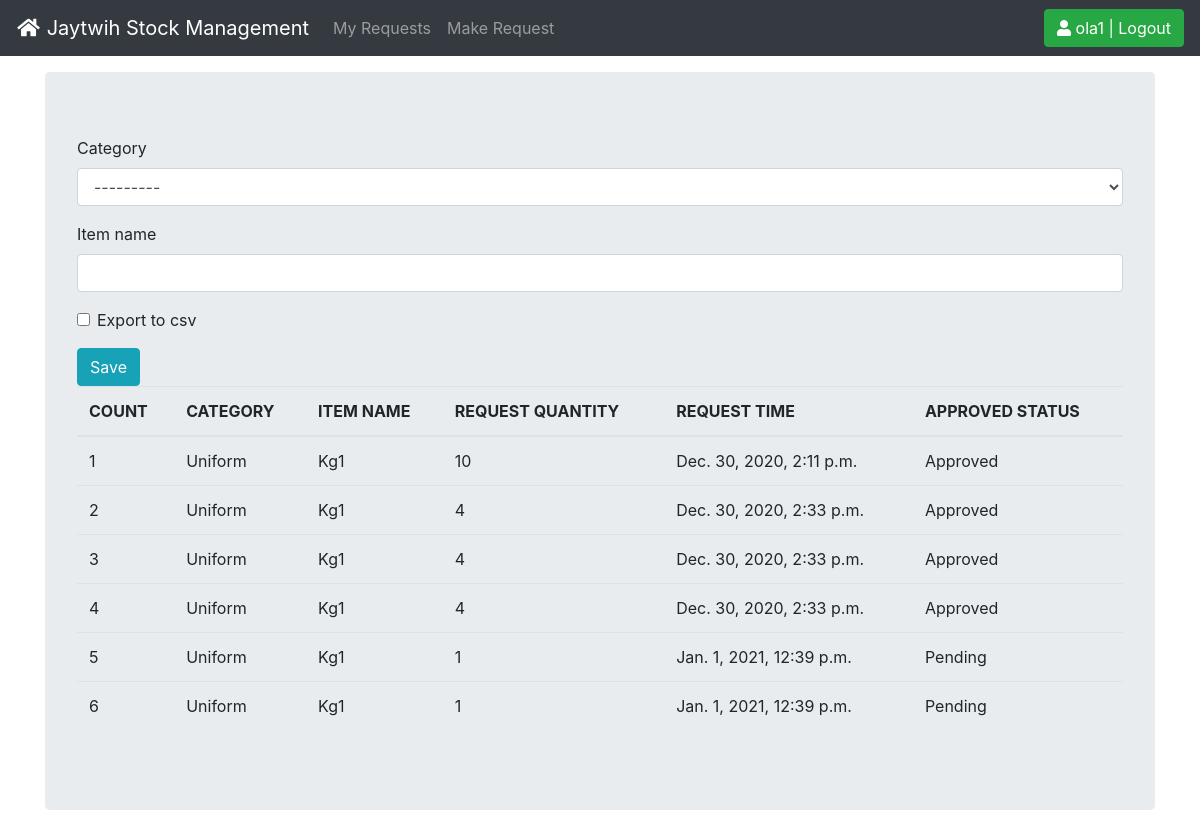
Page /stock_management/list_approval/ (signed in) on the committed database.
### accounts/models.py (models this page shows)
class User(AbstractUser):
    is_teacher = models.BooleanField(default=False)
    is_manager = models.BooleanField(default=False)
    first_name = models.CharField(max_length=100)
    last_name = models.CharField(max_length=100)

### stock_management/models.py (models this page shows)
class StockRequestHistory(models.Model):
	category = models.CharField(max_length=50, blank=True, null=True)
	item_name = models.CharField(max_length=50, blank=True, null=True)
	quantity = models.IntegerField(default='0', blank=True, null=True)
	receive_by = models.CharField(max_length=50, blank=True, null=True)
	request_quantity = models.IntegerField(default='0', blank=True, null=True)
	issue_by = models.CharField(max_length=50, blank=True, null=True)
	request_by = models.CharField(max_length=50, blank=True, null=True)
	phone_number = models.CharField(max_length=50, blank=True, null=True)
	created_by = models.CharField(max_length=50, blank=True, null=True)
	reorder_level = models.IntegerField(default='0', blank=True, null=True)
	last_updated = models.DateTimeField(auto_now_add=False, auto_now=False, null=True)
	timestamp = models.DateTimeField(auto_now_add=False, auto_now=False, null=True)
	approval = models.CharField(max_length=10, blank=False, null=False)

### stock_management/views.py (the view, shortened to what this page needs)
# urls.py: path('list_approval/', views.list_approval, name='list_approval'),
@login_required
def list_approval(request):
    title = 'List of Items'
    form = StockSearchForm(request.POST or None)
    user = request.user
    queryset = StockRequestHistory.objects.filter(request_by=user)
    context = {
        "form": form,
        "title": title,
        "queryset": queryset,
    }
    return render(request, "my_list.html", context)

### stock_management/forms.py
class StockSearchForm(forms.ModelForm):
    export_to_CSV = forms.BooleanField(required=False)
    class Meta:
        model = Stock
        fields = ['category', 'item_name']

### stock_management/models.py (called while the page is built)
	def __str__(self):
		return self.name

### templates/my_list.html (shortened to what this page needs)
{% extends 'base.html' %}
{% load crispy_forms_tags %}
{% block content %}
<form method='POST' action=''>{% csrf_token %}
		{{form|crispy}}
    <input class="btn btn-info" type="submit" value="Save" />
    </form>
<div class="display_table">
 	<table class='table'>
		<thead>
          <tr>
            <th>COUNT</th>
            <th>CATEGORY</th>
            <th>ITEM NAME</th>
            <th>REQUEST QUANTITY</th>
            <th>REQUEST TIME</th>
            <th>APPROVED STATUS</th>
          </tr>
        </thead>
      {% for instance in queryset %}
          <tr>
            <td>{{forloop.counter}}</td>
            <td>{{instance.category}}</td>
            <td>{{instance.item_name}}</a></td>
            <td>{{instance.request_quantity}}</a></td>
            <td>{{instance.last_updated}}</td>
            <td>{{instance.approval}}</td>
          </tr>
      {% endfor %}
    </table>
</div>
{% endblock %}

### templates/base.html (shortened to what this page needs)
{% load static %}
<!doctype html>
<html lang="en">
  <head>
<link href="{% static 'css/bootstrap.min.css' %}" rel="stylesheet">
<link href="{% static 'css/navbar-top-fixed.css' %}" rel="stylesheet">
<link rel="stylesheet" href="https://cdnjs.cloudflare.com/ajax/libs/font-awesome/5.14.0/css/all.min.css">
  </head>
  <body>
    <nav class="navbar navbar-expand-md navbar-dark fixed-top bg-dark">
  <a class="navbar-brand" href="/"><i class="fa fa-home fa-fw"> </i> Jaytwih Stock Management</a>
  <div class="collapse navbar-collapse" id="navbarCollapse">
    <ul class="navbar-nav mr-auto">
      {% if request.user.is_authenticated %}
      <li class="nav-item">
        <a class="nav-link" href="{% url 'list_approval' %}">My Requests</a>
      </li>
      <li class="nav-item">
        <a class="nav-link" href="{% url 'select_item' %}">Make Request</a>
      </li>
      {% endif %}
    </ul>
        <ul class="navbar-nav">
        {% if request.user.is_authenticated %}
          <li><a href="{% url 'logout' %}"><button class="btn btn-success"><i class="fa fa-user"></i> {{ user }} | Logout </button></a></li>
        {% else %}
          <li><a href="{% url 'login' %}"><button class="btn btn-info">  Login <i class="fas fa-sign-in-alt"></i></button></a></li>
        {% endif %}
        </ul>
  </div>
</nav>
<main role="main" class="container">
  <div class="jumbotron">
      {% block content %}
      {% endblock %}
  </div>
</main>
  </body>
</html>

### static/css/navbar-top-fixed.css (style rules this page uses)
body { min-height: 75rem; padding-top: 4.5rem; }

### rows in the picture
User: username "ola1"
StockRequestHistory: category "Uniform", item_name "Kg1", request_quantity "10", last_updated "Dec. 30, 2020, 2:11 p.m.", approval "Approved"
StockRequestHistory: category "Uniform", item_name "Kg1", request_quantity "4", last_updated "Dec. 30, 2020, 2:33 p.m.", approval "Approved"
StockRequestHistory: category "Uniform", item_name "Kg1", request_quantity "4", last_updated "Dec. 30, 2020, 2:33 p.m.", approval "Approved"
StockRequestHistory: category "Uniform", item_name "Kg1", request_quantity "4", last_updated "Dec. 30, 2020, 2:33 p.m.", approval "Approved"
StockRequestHistory: category "Uniform", item_name "Kg1", request_quantity "1", last_updated "Jan. 1, 2021, 12:39 p.m.", approval "Pending"
StockRequestHistory: category "Uniform", item_name "Kg1", request_quantity "1", last_updated "Jan. 1, 2021, 12:39 p.m.", approval "Pending"
